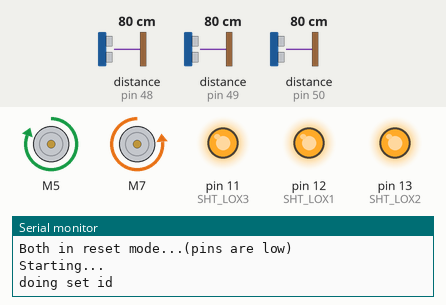
This sketch was run on a simulated Arduino Uno, built with avr-gcc and run on an emulated ATmega328P. Parts: 2 × DC motor (green arrow = forward, orange = backward, longer = faster), output pins drawn as LEDs (lit = HIGH), the last lines printed to the serial monitor. The test bench sets the inputs (shaded band); at power-on: distance to the obstacle (sensors on pin 48, pin 49, pin 50) 80 cm.

Above: at 2.2 s.
2.3 s: distance to the obstacle (sensor on pin 48) set to 2 cm
At 3.7 s:
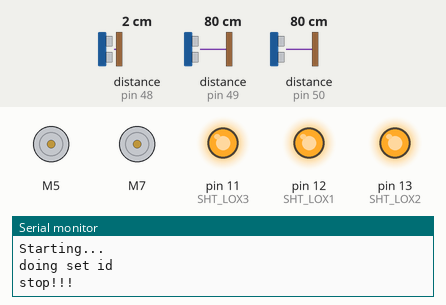
At 4.24 s:
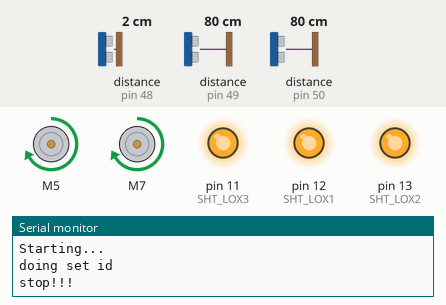
5.3 s: distance to the obstacle (sensor on pin 49) set to 120 cm
8.3 s: distance to the obstacle (sensor on pin 49) set to 2 cm
11.3 s: distance to the obstacle (sensor on pin 50) set to 4 cm
At 11.68 s:
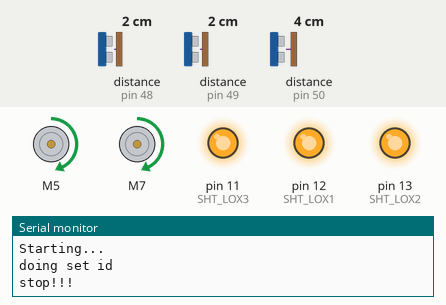
14.3 s: distance to the obstacle (sensor on pin 50) set to 2 cm
At 15.2 s:
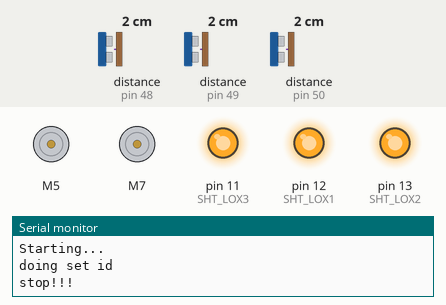
17.3 s: distance to the obstacle (sensor on pin 49) set to 4 cm
Timing chart, 0 to 21.3 s (numbered marks = the images above; inputs shaded):
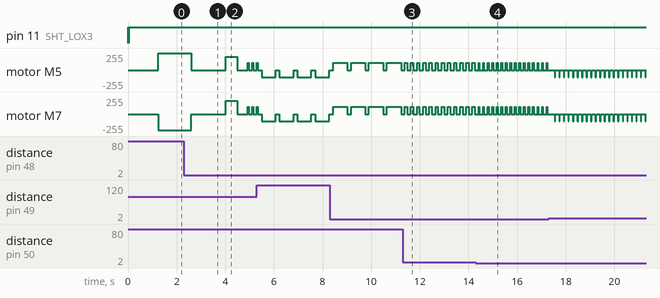

The sketch:

main.ino
```cpp
/*
 * This is the main function, this is what will run our robot
 * TODO:
 * check delays -> remove/reduce if not needed
 * copy in turning code (whichever one we choose)
 * check all hardcoded values -> change them based on testing
 */

// include libraries
#include "Adafruit_VL53L0X.h"
#include "Wire.h"
#include <L298NX2.h>
#include "ArduPID.h"

//global vars
bool can_turn = false;
int turnCount=0;
double turn_offset = 10;

//controllers
ArduPID side_controller;
ArduPID front_controller;
ArduPID turn_controller;

//PID for Driving Straight
double setpoint_s = 0;
double input_s;
double output_s;
double p = 72000;
double i = 0;
double d = 0;

/* old values
 * double p = 15000;
double i = 0;
double d = 22;
*/
//PID for Drive to turning point
double setpoint_f = 114;
double input_f;
double output_f;
double p2 = 4;
double i2 = 0;
double d2 = 0;

//PID for turning
double setpoint_t = 0;
double input_t;
double output_t;
double p3 = 10;
double i3= 0;
double d3 = 0;

//motor initial
const unsigned int EN_A = 3; //left motor (relative to the front)
const unsigned int IN1_A = 5;
const unsigned int IN2_A = 6;

const unsigned int IN1_B = 7; //right motor
const unsigned int IN2_B = 8;
const unsigned int EN_B = 9;

L298NX2 motors(EN_A, IN1_A, IN2_A, EN_B, IN1_B, IN2_B);


//tof initial
#define LOX1_ADDRESS 0x30
#define LOX2_ADDRESS 0x31
#define LOX3_ADDRESS 0x32
int s_front,s_side, s_side_2;

// set the pins to shutdown
#define SHT_LOX1 12
#define SHT_LOX2 13
#define SHT_LOX3 11

// objects for the vl53l0x
Adafruit_VL53L0X lox1 = Adafruit_VL53L0X();
Adafruit_VL53L0X lox2 = Adafruit_VL53L0X();
Adafruit_VL53L0X lox3 = Adafruit_VL53L0X();

// this holds the measurement
VL53L0X_RangingMeasurementData_t measure_front;
VL53L0X_RangingMeasurementData_t measure_side;
VL53L0X_RangingMeasurementData_t measure_side_2;

void setID() { //set addresses for devices on i2c bus (tof and gyro)
  Serial.println("doing set id");
  // all reset
  digitalWrite(SHT_LOX1, LOW);
  digitalWrite(SHT_LOX2, LOW);
  digitalWrite(SHT_LOX3, LOW);
  delay(10);
  // all unreset
  digitalWrite(SHT_LOX1, HIGH);
  digitalWrite(SHT_LOX2, HIGH);
  digitalWrite(SHT_LOX3, HIGH);
  delay(10);

  // activating LOX1 and reseting others
  digitalWrite(SHT_LOX1, HIGH);
  digitalWrite(SHT_LOX2, LOW);
  digitalWrite(SHT_LOX3, LOW);

  // initing LOX1
  if(!lox1.begin(LOX1_ADDRESS)) {
    Serial.println(F("Failed to boot first VL53L0X"));
    while(1);
  }

  // activating LOX2
  digitalWrite(SHT_LOX2, HIGH);
  delay(10);

  //initing LOX2
  if(!lox2.begin(LOX2_ADDRESS)) {
    Serial.println(F("Failed to boot second VL53L0X"));
    while(1);
  }

  // activating LOX3
  digitalWrite(SHT_LOX3, HIGH);
  delay(10);

  //initing LOX3
  if(!lox3.begin(LOX3_ADDRESS)) {
    Serial.println(F("Failed to boot third VL53L0X"));
    while(1);
  }

  delay(1000);
}

void setup() {
  Serial.begin(115200);
  Wire.begin();
  // wait until serial port opens for native USB devices
  while (! Serial) { delay(1); }

  //set up PID for driving straight
  side_controller.begin(&input_s, &output_s, &setpoint_s, p, i, d);
  side_controller.setOutputLimits(-1750, 1750);
  //side_controller.setBias(50000.0 / 2.0);
  side_controller.setWindUpLimits(-10.0, 10.0); // Groth bounds for the integral term to prevent integral wind-up

  side_controller.start();
  side_controller.reverse();

  //set up PID for drive and turn
  front_controller.begin(&input_f, &output_f, &setpoint_f, p2, i2, d2);
  front_controller.setOutputLimits(-1750, 1750);
  //side_controller.setBias(255.0 / 2.0);
  front_controller.setWindUpLimits(-10, 10); // Groth bounds for the integral term to prevent integral wind-up
  front_controller.start();
  front_controller.reverse();

  //set up PID for turning
  turn_controller.begin(&input_t, &output_t, &setpoint_t, p3, i3, d3);
  turn_controller.setOutputLimits(-1750, 1750);
  //side_controller.setBias(255.0 / 2.0);
  turn_controller.setWindUpLimits(-10, 10); // Groth bounds for the integral term to prevent integral wind-up
  turn_controller.start();
  turn_controller.reverse();

  pinMode(SHT_LOX1, OUTPUT);
  pinMode(SHT_LOX2, OUTPUT);
  pinMode(SHT_LOX3, OUTPUT);

  Serial.println("Shutdown pins inited...");

  digitalWrite(SHT_LOX1, LOW);
  digitalWrite(SHT_LOX2, LOW);
  digitalWrite(SHT_LOX3, LOW);

  Serial.println("Both in reset mode...(pins are low)");


  Serial.println("Starting...");
  setID();

}

float get_frontdistance() {
  float total = 0;
  for(int i = 0; i < 2; i++){
    lox1.rangingTest(&measure_front, false); //need this for sensor reading to work!
    float s_f = measure_front.RangeMilliMeter;
    total += s_f;
  }
  return (total/2);
}

float get_sidedistance() {
  float total = 0;
  for(int i = 0; i < 2; i++){
    lox2.rangingTest(&measure_side, false); //need this for sensor reading to work!
    float s_s = measure_side.RangeMilliMeter;
    //Serial.println(s_s);
    total += s_s;
  }
  return (total/2);
}

float get_side_2_distance() {
  float total = 0;
  for(int i = 0; i < 2; i++){
    lox3.rangingTest(&measure_side_2, false); //need this for sensor reading to work!
    float s_s = measure_side_2.RangeMilliMeter;
    //Serial.println(s_s);
    total += s_s;
  }
  return (total/2);
}

void turn_90() { //does a 90deg turn to the right
  //Serial.println("turning 90");
  motors.stop();
  delay (300);
  motors.setSpeedA(200);
  motors.setSpeedB(200);
  motors.forward();
  delay(478);
  motors.stop();
  can_turn = false; //just did turn so don't turn again
  delay (300);
}

void controllerSide(double output) {
  double speedA = 0;
  double speedB = 0;

  if(output>0){
    //away from wall, turn left
    speedA = 255 - output/231;
    //range is 125 - 255 = 130
    //255 - 30000/x = 125
    //x = 231;
    speedB = 248;
    //Serial.println("Turning left!!!");
    }
   else{
    //close to wall, turn right
    speedA = 255;
    speedB = 248 - output/-231;
    //Serial.println("Turning right!!!");
    }
    motors.setSpeedA(speedA);
    motors.setSpeedB(speedB);
}

void drive_straight() {
  input_s = get_sidedistance() - get_side_2_distance()-10;

  side_controller.compute();
  side_controller.debug(&Serial, "side_controller", PRINT_INPUT    | // Can include or comment out any of these terms to print
                                              PRINT_OUTPUT   | // in the Serial plotter
                                              PRINT_SETPOINT |
                                              PRINT_BIAS     |
                                              PRINT_P        |
                                              PRINT_I        |
                                              PRINT_D);
  Serial.println();
  controllerSide(output_s); // Replace with plant control signal
}

void controllerFront(double output){
  double speedA = 0; //70+output2/10;
  double speedB = 0; //85+output2/10;

  /*
  input = 200, output = 280
  input = min, output = -920
  input = max, output = 1750
  */

  if(output > 250) { //away from wall, keep driving
    //Serial.println("driving straight");
    drive_straight();
  } else if (output > 0) { //close to wall, start stopping
      //Serial.println("slowing down");
      //motor range 70 - 255: 185
      //output range 0 - 280: 280
      //185 = 280x
      //x = 0.661
      speedA = 70+output*0.661; //fcn(output2)
      speedB = 70+output*0.661; //fcn(output2)
      motors.setSpeedA(speedA);
      motors.setSpeedB(speedB);
  } else { //have reached turning point
      Serial.println("stop!!!");
      motors.stop();
      motors.setSpeedA(0);
      motors.setSpeedB(0);
      can_turn = true;
      delay(1000);
  }
    /*else { //close to wall (overshoot), back up
    speedA = 0; //fcn(output2)
    speedB = 0; //fcn(output2)
    }*/

  /*x < output2 < y
  if(speedA == 70) { //stop motors
    motors.stop();
    delay(1000);
  }*/

}

void drive_front(){
  input_f = get_frontdistance() - setpoint_f;
  front_controller.compute();
  /*front_controller.debug(&Serial, "front_controller", PRINT_INPUT    | // Can include or comment out any of these terms to print
                                              PRINT_OUTPUT   | // in the Serial plotter
                                              PRINT_SETPOINT |
                                              PRINT_BIAS     |
                                              PRINT_P        |
                                              PRINT_I        |
                                              PRINT_D);*/
  controllerFront(output_f);
}

void controllerTurn(double output_t){
  //set motors for turning here
  double delaytime=0;
  if (abs(output_t)<60){
    turnCount++;
  }else if (output_t<0){
    //sidereading 1 < sidereading 2 -> tilt right, turn right -> B higher
      delaytime = abs(output_t/3);
      motors.setSpeedA(110);
      motors.setSpeedB(110);
      motors.forward();
      delay(delaytime);
      motors.stop();
      delay(10);
  }else if (output_t>0){
      delaytime = abs(output_t/3);
      motors.setSpeedB(110);
      motors.setSpeedA(110);
      motors.backward();
      delay(delaytime);
      motors.stop();
      delay(10);
  }
}

void drive_turn(){
  input_t = get_sidedistance() - get_side_2_distance()- turn_offset;

  /*Serial.println("sidereading1:");
  Serial.println(get_sidedistance());
  Serial.println("sidereadindg2:");
  Serial.println(get_side_2_distance());*/
 // Serial.println("difference:");
  //Serial.println(input_t);
  delay(10);

  turn_controller.compute();
  /*
  turn_controller.debug(&Serial, "turn_controller", PRINT_INPUT    | // Can include or comment out any of these terms to print
                                              PRINT_OUTPUT   | // in the Serial plotter
                                              PRINT_SETPOINT |
                                              PRINT_BIAS     |
                                              PRINT_P        |
                                              PRINT_I        |
                                              PRINT_D);
                                              */
  controllerTurn(output_t);
}

/*void funky_main() {
  int i = 0; //number of turns completed
  int n_turns = 10; //total number of turns to be made
  float wall_distance = 130;
  while(i < 10) { //still have turns to complete
    //navigate danger zones
    switch(i){
      case(3): //pit_pit
        blind_drive(2200);
        break;
      case(4): //gravel_normal_gravel
        blind_drive(2200);
        break;
      case(5): //gravel_gravel
        blind_drive(2000);
        break;
      case(6): //sand_sand
        blind_drive(2000);
        break;
      case(7): //sand
        blind_drive(1500);
        break;
      case(8): //sand
        blind_drive(1500);
        break;
    }

    switch(i){ //incrementing wall distances
      case(3):
        wall_distance = 430;
        setpoint_s = 420;
        break;
      case(7):
        wall_distance = 730;
        setpoint_s = 720;
        break;
    }
    drive_until(wall_distance);
    turn_90();
    i++;
  }
  drive_until(wall_distance); //drive the last stretch
  delay(100000);
}*/


void loop() {
  int i = 0;
  int x = 0;
  while(i <= 10) { //go in one outer spiral
    //Serial.println(can_turn);
    can_turn = false;
    if(i == 3){ //hardcode driving for sand pit
      //Serial.println("in if statement 3");
      while (turnCount != 3){ //adjust after turning
        //Serial.println("adjusting before hard drive");
        drive_turn();
      }
      turnCount = 0;

      while(x < 13) {
        //Serial.println("hard drive");
        drive_straight();
        motors.forwardA();
        motors.backwardB();
        delay(100);
        x++;
      }
      motors.stop();
      delay(1000);
      x = 0;
      setpoint_f = 240; //increase stopping distance
      turn_offset = 15;
      while (turnCount != 3){ //adjust after turning
       // Serial.println("adjusting after hard drive");
        //Serial.println(turnCount);
        drive_turn();
      }
      turnCount = 0;

    }
    //Serial.println("outside if 3");

    if(i == 4){ //hard drive
      while(x < 11) {
        //Serial.println("hard drive");
        drive_straight();
        motors.forwardA();
        motors.backwardB();
        delay(100);
        x++;
      }
      x = 0;
      setpoint_f = 255;
    }
    if(i == 5){
      while(x < 8) {
        //Serial.println("hard drive");
        drive_straight();
        motors.forwardA();
        motors.backwardB();
        delay(100);
        x++;
      }
      x = 0;
    }
    if(i == 6 ){
      while(x < 8) {
        //Serial.println("hard drive");
        drive_straight();
        motors.forwardA();
        motors.backwardB();
        delay(100);
        x++;
      }
      x = 0;
    }
    if(i == 7 ){
      while(x < 7) {
        //Serial.println("hard drive");
        drive_straight();
        motors.forwardA();
        motors.backwardB();
        delay(100);
        x++;
      }
      x = 0;
      setpoint_f = 600;
      turn_offset = 25.5;

    }
    if(i == 8){
      while(x < 6) {
        //Serial.println("hard drive");
        drive_straight();
        motors.forwardA();
        motors.backwardB();
        delay(100);
        x++;
      }
      x = 0;
    }
    if( i > 8){
      while(x < 3) {
        //Serial.println("hard drive");
        drive_straight();
        motors.forwardA();
        motors.backwardB();
        delay(100);
        x++;
      }
      x = 0;
    }
    while(!can_turn) { //get to turning point
      //Serial.println("drive front");
      drive_front();
      motors.forwardA();
      motors.backwardB();
      delay(100);
    }
    if(i != 10){
      //Serial.println("turning 90");
      turn_90();
      while (turnCount != 3){ //adjust after turning
        drive_turn();
      }
      turnCount = 0;
      //Serial.println("turned 90");
    }
    //Serial.println("increment i");
    i++;
    turnCount = 0;
  }
  motors.stop();
  delay(10000);
   /*while(1){
    drive_front();
    delay(100);
   }*/
  //Serial.println(get_frontdistance());
}
```

Measured:
- after the input at 2.3 s, motor M5: forward 255/255 → stopped after 0.31 s, → forward 200/255 1.4 s later, → stopped 0.48 s later; motor M7: backward 240/255 → stopped after 0.31 s, → forward 200/255 1.4 s later, → stopped 0.48 s later
- after the input at 11.3 s, motor M5, motor M7: alternates forward 110/255 for 0.10 s and stopped for 0.15 s, starting after 0.18 s
- after the input at 14.3 s, motor M5, motor M7: alternates forward 110/255 for 0.03 s and stopped for 0.15 s, starting after 0.15 s
